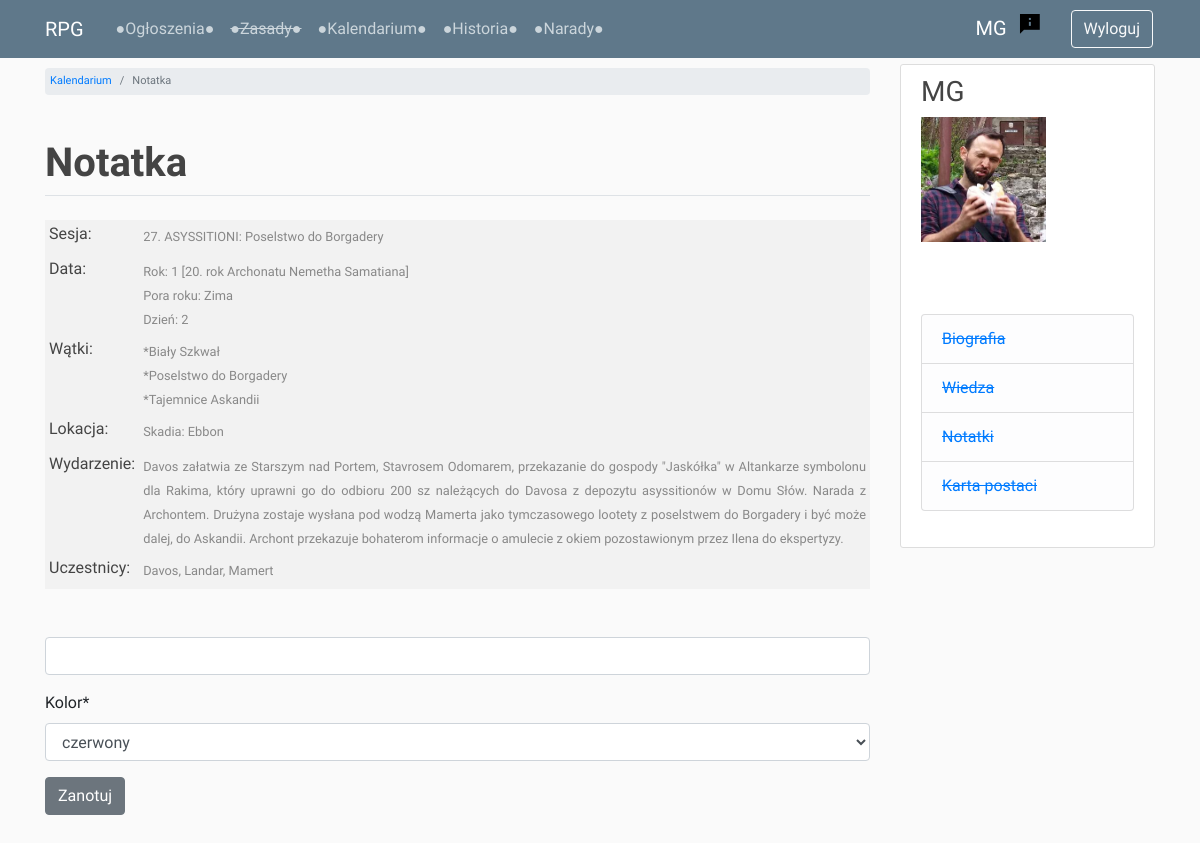
The app's page /timeline/165/event-note/ (signed in) with its own data.
### users/models.py (models this page shows, shortened)
class Profile(models.Model):
    user = models.OneToOneField(User, on_delete=models.CASCADE)
    image = models.ImageField(default='profile_pics/default_profile.jpg', upload_to='profile_pics')
    character_name = models.CharField(max_length=50, default='')
    character_status = models.CharField(max_length=20, choices=STATUS, default='npc')
    class Meta:
        ordering = ['character_status', 'character_name']

### timeline/models.py (models this page shows, shortened)
class Event(models.Model):
    year = models.PositiveSmallIntegerField(validators=[MinValueValidator(1)])
    season = models.CharField(max_length=10, choices=SEASONS)
    day_start = models.PositiveSmallIntegerField(validators=[MinValueValidator(1), MaxValueValidator(90)])
    day_end = models.PositiveSmallIntegerField(blank=True, null=True,
                                               validators=[MinValueValidator(1), MaxValueValidator(90)])
    threads = models.ManyToManyField(Thread, related_name='events', blank=True)
    description = models.TextField(max_length=4000)
    participants = models.ManyToManyField(Profile,
                                          related_name='events_participated',
                                          limit_choices_to=
                                          Q(character_status='active_player') |
                                          Q(character_status='inactive_player') |
                                          Q(character_status='dead_player'),
                                          blank=True)
    informed = models.ManyToManyField(Profile,
                                      related_name='events_informed',
                                      limit_choices_to=
                                      Q(character_status='active_player') |
                                      Q(character_status='inactive_player'),
                                      blank=True)
    general_location = models.ForeignKey(GeneralLocation, on_delete=models.CASCADE)
    specific_locations = models.ManyToManyField(SpecificLocation, related_name='events')
    game_no = models.ForeignKey(GameSession, related_name='events', blank=True, null=True, on_delete=models.CASCADE)
    class Meta:
        ordering = ['year', 'season', 'day_start', 'day_end', 'id', 'game_no']

class GameSession(models.Model):
    game_no = models.PositiveSmallIntegerField(primary_key=True)
    title = models.CharField(max_length=200, blank=True, null=True)
    date = models.DateField(blank=True, null=True)
    def __str__(self):
        return f'{self.game_no}. {self.title}'
    class Meta:
        ordering = ['game_no']

class Thread(models.Model):
    name = models.CharField(max_length=200)
    def __str__(self):
        return self.name
    class Meta:
        ordering = ['name']

class GeneralLocation(models.Model):
    name = models.CharField(max_length=100)
    def __str__(self):
        return self.name
    class Meta:
        ordering = ['name']

class SpecificLocation(models.Model):
    name = models.CharField(max_length=100)
    location_main = models.ForeignKey(GeneralLocation, on_delete=models.CASCADE)
    def __str__(self):
        return self.name
    class Meta:
        ordering = ['name']

### timeline/views.py (the view)
# urls.py: path('<int:event_id>/event-note/', event_note_view, name='event_note'),
@login_required
def event_note_view(request, event_id):
    obj = get_object_or_404(Event, id=event_id)
    current_note = None
    participants = ', '.join(p.character_name.split(' ', 1)[0] for p in obj.participants.all())
    informed = ', '.join(p.character_name.split(' ', 1)[0] for p in obj.informed.all())
    try:
        current_note = EventNote.objects.get(event=obj, author=request.user)
    except EventNote.DoesNotExist:
        pass
    if request.method == 'POST':
        form = EventNoteForm(request.POST, instance=current_note)
        if form.is_valid():
            note = form.save(commit=False)
            note.author = request.user
            note.event = obj
            note.save()
            messages.success(request, f'Dodano notatkę!')
            return redirect('timeline')
    else:
        form = EventNoteForm(instance=current_note)
    context = {
        'page_title': 'Notatka',
        'event': obj,
        'form': form,
        'participants': participants,
        'informed': informed
    }
    return render(request, 'timeline/event_note.html', context)

### timeline/forms.py
class EventNoteForm(forms.ModelForm):
    class Meta:
        model = EventNote
        fields = [
            'text',
            'color'
        ]
    text = forms.CharField(
        label='',
        required=False,
        widget=PagedownWidget(
            attrs={
                'placeholder': 'Twoja notatka (max. 4000 znaków)*',
                'rows': 10,
                'cols': 60
            }
        )
    )
    def __init__(self, *args, **kwargs):
        super(EventNoteForm, self).__init__(*args, **kwargs)
        self.fields['color'].label = 'Kolor'

### forum/templatetags/custom_filters.py (called while the page is built)
@register.filter
def get_first_word(text):
    return text.split(' ', 1)[0]

### timeline/templates/timeline/event_note.html (shortened to what this page needs)
{% extends 'base.html' %}
{% load crispy_forms_tags %}
{% block breadcrumb %}
    <li class="breadcrumb-item"><a href="{% url 'timeline' %}">Kalendarium</a></li>
    <li class="breadcrumb-item active">{{ page_title }}</li>
{% endblock breadcrumb %}
{% block content %}
    <br>
    <table class="forms">
        {% if event.game_no %}
        <tr>
            <td><h6>Sesja:</h6></td>
            <td class="justify"><small>{{ event.game_no }}</small></td>
        </tr>
        {% endif %}
        <tr>
            <td><h6>Data:</h6></td>
            <td class="justify">
                <small>
                    Rok: {{ event.year }}  [{{ event.year|add:19 }}. rok Archonatu Nemetha Samatiana]<br>
                    Pora roku:
                    {% if event.season == '1' %}
                        Wiosna
                    {% elif event.season == '2' %}
                        Lato
                    {% elif event.season == '3' %}
                        Jesień
                    {% elif event.season == '4' %}
                        Zima
                    {% endif %}
                    <br>
                    Dzień:
                    {% if event.day_end %}
                        {{ event.day_start }}-{{ event.day_end }}
                    {% else %}
                        {{ event.day_start }}
                    {% endif %}
                </small>
            </td>
        </tr>
        <tr>
            <td><h6>Wątki:</h6></td>
            <td class="justify">
                <small>
                    {% for thread in event.threads.all %}
                    *{{ thread }}<br>
                    {% endfor %}
                </small>
            </td>
        </tr>
        <tr>
            <td><h6>Lokacja:</h6></td>
            <td class="justify">
                <small>{{ event.general_location }}:
                    {% for loc in event.specific_locations.all %}
                    {{ loc }}
                    {% endfor %}
                </small>
            </td>
        </tr>
        <tr>
            <td><h6>Wydarzenie:</h6></td>
            <td class="justify"><small>{{ event.description }}</small></td>
        </tr>
        <tr>
            <td><h6>Uczestnicy:</h6></td>
            <td><small>{{ participants }}</small></td>
        </tr>
    </table><br><br>
    <form method="POST" enctype="multipart/form-data">
        {{ form|crispy }}
        <input class="btn btn-secondary" type="submit" value="Zanotuj">
    </form>
{% endblock content %}

### templates/navbar.html
{% load custom_filters %}
{% load static %}
<header class="site-header">
    <nav class="navbar navbar-expand-md navbar-dark bg-steel fixed-top">
        <div class="container">
            <small class="navbar-brand mr-4">RPG</small>
            <div class="collapse navbar-collapse" id="navbarToggle">
            <div class="navbar-nav mr-auto">
                <a class="nav-item nav-link" href="{% url 'news-list' %}">●Ogłoszenia●</a>
                <a class="nav-item nav-link" href="#"><strike>●Zasady●</strike></a>
                <a class="nav-item nav-link" href="{% url 'timeline' %}">●Kalendarium●</a>
                <a class="nav-item nav-link" href="{% url 'chronicles_chapters' %}">●Historia●</a>
                <a class="nav-item nav-link" href="{% url 'forum' %}">●Narady●</a>
            </div>
            <div class="navbar-nav">
                {% if user.is_authenticated %}
                    {% if user.profile.character_name != '' %}
                        <a class="navbar-brand mr-2" href="/users/profile">{{ user.profile.character_name|get_first_word }}</a>
                        <a href="{% url 'report' %}"><img src="{% static 'img/report.png' %}" class="report-img mr-4"></a>
                    {% else %}
                        <a class="navbar-brand mr-2" href="/users/profile">Uzupełnij profil</a>
                    {% endif %}
                    <a class="btn btn-outline-light btn-space" href="{% url 'logout' %}">Wyloguj</a>
                {% else %}
                    <a class="btn btn-outline-light btn-space" href="{% url 'register' %}">Nowa postać</a>
                {% endif %}
            </div>
          </div>
        </div>
    </nav>
</header>

### templates/sidebar.html
{% if user.is_authenticated %}
<div class="col-md-3">
    <div class="content-section">
        <h3>{{ user.profile.character_name }}</h3>
        <img class="account-img" src="{{ user.profile.image.url }}">
        <p class='text-muted'>
        <br>
        <ul class="list-group">
            <li class="list-group-item list-group-item-light"><a href="#"><strike>Biografia</strike></a></li>
            <li class="list-group-item list-group-item-light"><a href="#"><strike>Wiedza</strike></a></li>
            <li class="list-group-item list-group-item-light"><a href="#"><strike>Notatki</strike></a></li>
            <li class="list-group-item list-group-item-light"><a href="#"><strike>Karta postaci</strike></a></li>
        </ul>
        </p>
    </div>
</div>
{% endif %}

### static/css/main.css (style rules this page uses)
body { background: #fafafa; margin-top: 4rem; }
h1, h2, h3, h4, h5, h6 { color: #444444; }
.bg-steel { background-color: #5f788a; }
.site-header .navbar-nav .nav-link { color: #cbd5db; }
.content-section { background: #ffffff; padding: 10px 20px; border: 1px solid #dddddd; border-radius: 3px; margin-bottom: 20px; }
.account-img { height: 125px; width: 125px; margin-right: 20px; margin-bottom: 16px; }
* { font-family: 'IM Fell Great Primer', serif; }
.btn-space { margin: 2px; }
.justify { text-align: justify; }
.posts-and-news td, p { font-size: 20px; font-style: italic; vertical-align: top; padding: 5px; text-align: justify; }
.forms td { vertical-align: top; padding: 4px; background-color: #f2f2f2 }
.report-img { display: block; height: auto; margin-left: auto; margin-right: auto; padding: 3px; text-align: center; }
small { color: #888; }

### records on screen
Event: game_no "27. ASYSSITIONI: Poselstwo do Borgadery", year "1", year|add "20", day_start "2", general_location "Skadia", description "Davos załatwia ze Starszym nad Portem, Stavrosem Odomarem, przekazanie do gospody \"Jaskółka\" w Altankarze symbolonu dla Rakima, który uprawni go do odbioru 200 sz należących do Davosa z depozytu asyssitionów w Domu Słów. Narada z Archontem. Drużyna zostaje wysłana pod wodzą Mamerta jako tymczasowego lootety z poselstwem do Borgadery i być może dalej, do Askandii. Archont przekazuje bohaterom informacje o amulecie z okiem pozostawionym przez Ilena do ekspertyzy."
Thread: name "Biały Szkwał"
Thread: name "Poselstwo do Borgadery"
Thread: name "Tajemnice Askandii"
SpecificLocation: name "Ebbon"

### other values on screen
{{ user.profile.character_name|get_first_word }} "MG"
{{ page_title }} "Notatka"
{{ page_title|linebreaksbr }} "Notatka"
{{ participants }} "Davos, Landar, Mamert"
{{ user.profile.character_name }} "MG"
